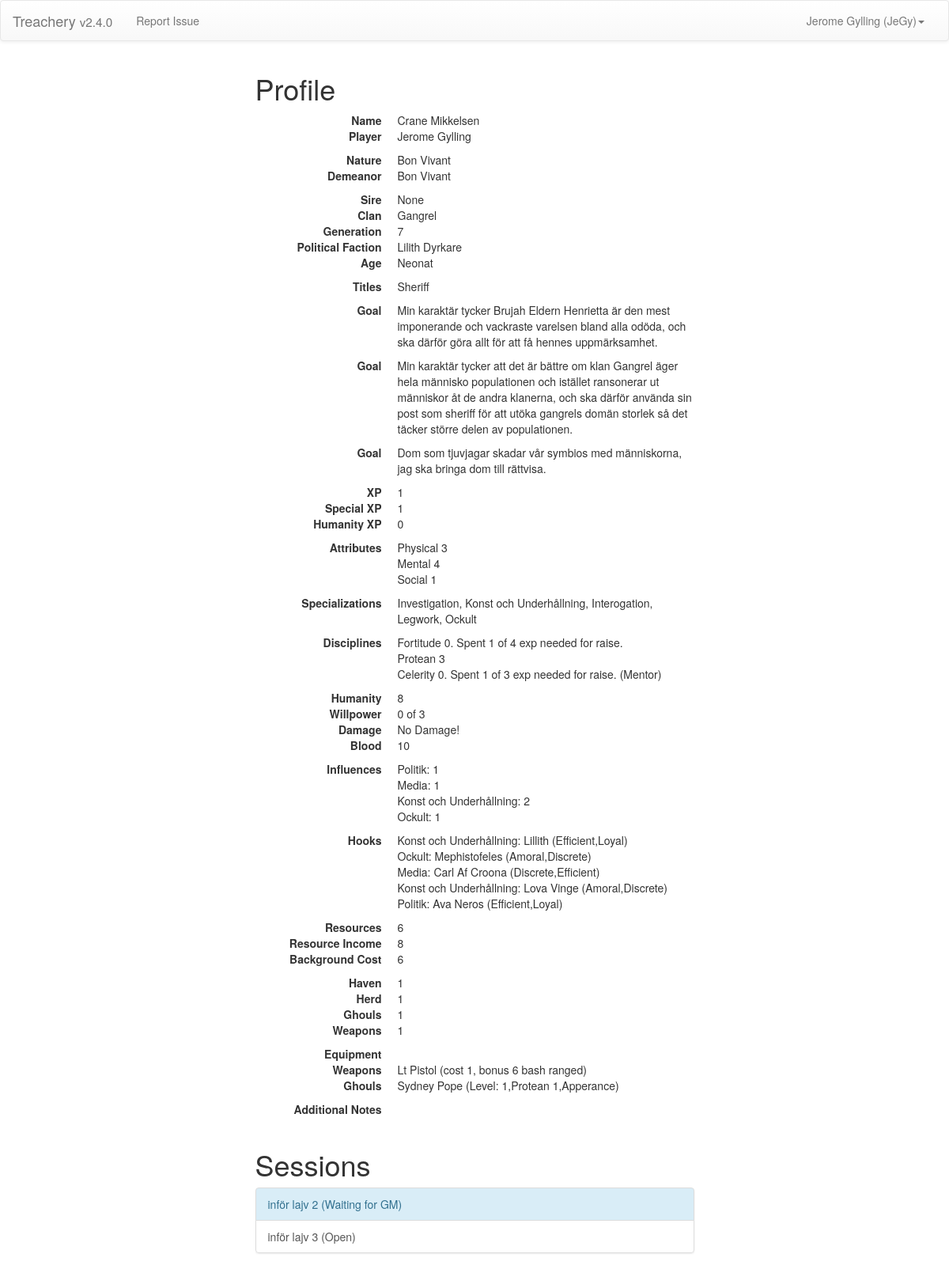
/ (signed in), run on an earlier commit of the app's database.
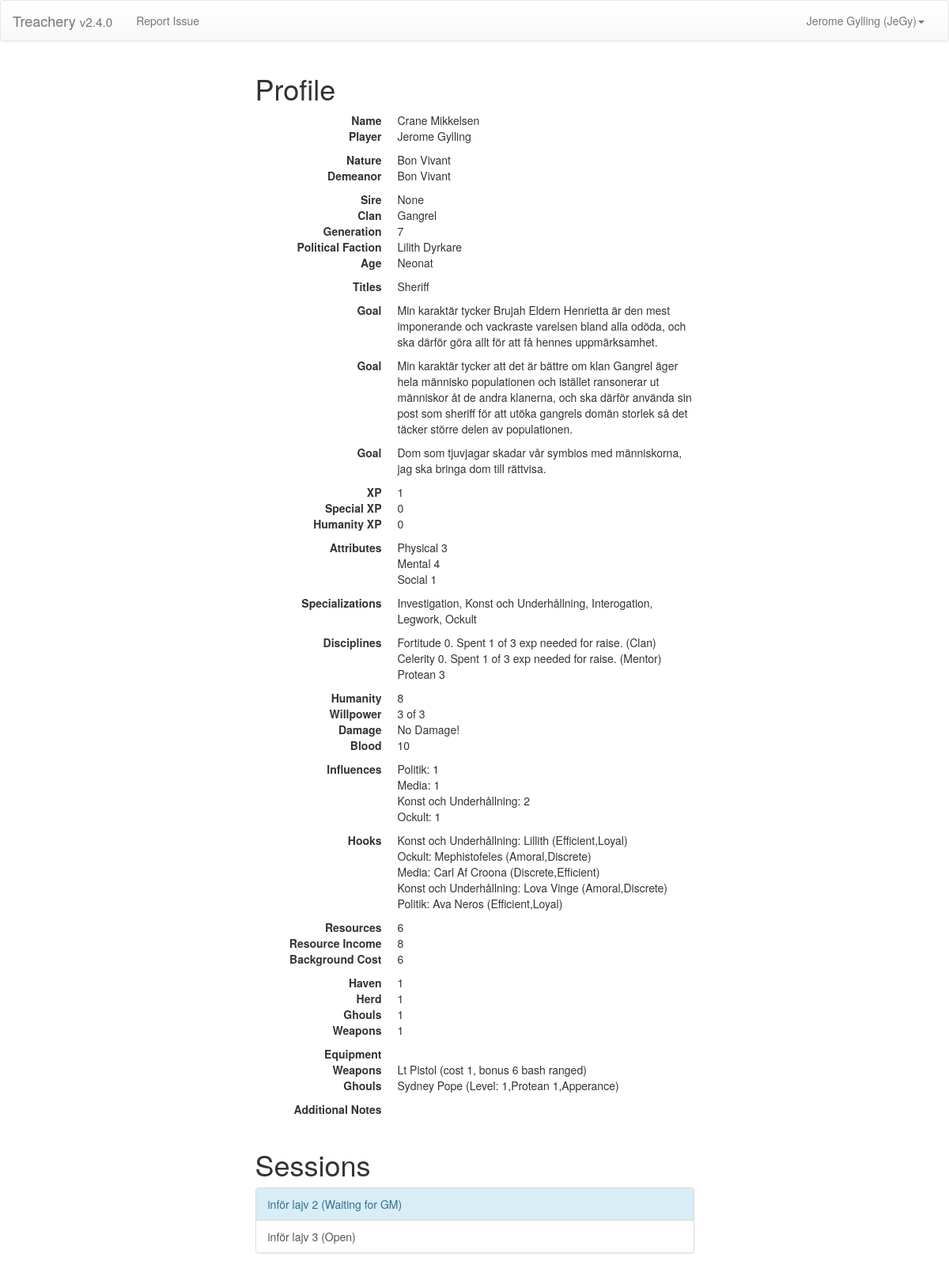
And on a later commit of the database.
### players/models.py (models this page shows, shortened)
class Character(Model):
    name = CharField(max_length=200)
    user = OneToOneField(
                        User,
                        related_name='character',
                        blank=True,
                        null=True)
    nature  = ForeignKey(Nature,related_name='+')
    demeanor= ForeignKey(Nature,related_name='+')
    sire    = ForeignKey('Character',blank=True,null=True)
    clan    = ForeignKey(Clan,blank=True,null=True)
    generation = PositiveIntegerField(default=13)
    age     = ForeignKey(Age)
    titles  = ManyToManyField(Title, blank=True)
    open_goal1  = TextField(blank=True)
    open_goal2  = TextField(blank=True)
    hidden_goal = TextField(blank=True)
    attributes  = ManyToManyField(AttributeRating,    blank=True)
    specializations = ManyToManyField(Specialization, blank=True)
    disciplines = ManyToManyField(DisciplineRating,   blank=True)
    humanity   = PositiveIntegerField(default=7)
    max_willpower  = PositiveIntegerField(default=0)
    willpower  = PositiveIntegerField(default=0)
    blood      = PositiveIntegerField(default=10)
    bashing = PositiveIntegerField(default=0)
    lethal = PositiveIntegerField(default=0)
    aggravated = PositiveIntegerField(default=0)
    hooks  = ManyToManyField(Hook,  blank=True, related_name='master')
    resources  = PositiveIntegerField(default=0)
    rituals     = ManyToManyField(RitualRating,       blank=True)
    boons  = ManyToManyField(Boon,  blank=True)
    frenzyTriggers = TextField(blank=True)
    relationships = ManyToManyField(Relationship, related_name='master', blank=True)
    canon_fact        = ManyToManyField(CanonFact, blank=True)
    political_faction = ForeignKey(PoliticalFaction, blank=True,null=True)
    concept = TextField(blank=True)
    herd  = PositiveIntegerField(choices=((0,0),(1,1),(2,2),(3,3)),default=0)
    haven = PositiveIntegerField(choices=((0,0),(1,1),(2,2),(3,3)),default=0)
    equipment = ManyToManyField(Equipment, blank=True)
    weapons   = ManyToManyField(Weapon,    blank=True)
    ghouls    = ManyToManyField(Ghoul,     blank=True)
    exp          = PositiveIntegerField(default=0)
    humanity_exp = PositiveIntegerField(default=0)
    special_exp  = PositiveIntegerField(default=0)
    additional_notes = TextField(blank=True)
    def display_disciplines(self):
        disps =  list(self.disciplines.all())
        disps = [disp.display() for disp in disps]
        return "\n".join(disps)
    def display_attributes(self):
        disps =  list(self.attributes.all())
        disps = [disp.display() for disp in disps]
        return "\n".join(disps)
    def get_influences(self):
        return {inf.name:len(self.hooks.filter(influence=inf)) for inf in Influence.objects.all()}
    def resource_income(self):
        ratings = self.get_influences()
        weights = [0, 1, 5, 10]
        income = 0
        for influence, rating in ratings.items():
            income += weights[rating]
        return income
    def get_backgrounds(self):
        ghouls = sum([ghoul.level for ghoul in self.ghouls.all()])
        equipment = len(list(self.equipment.all()))
        weapons = sum([weapon.resources for weapon in self.weapons.all()])
        return  {'haven': self.haven,
                 'herd': self.herd,
                 'ghouls': ghouls,
                 'equipment': equipment,
                 'weapons': weapons}
    def background_to_cost(self,backs):
        if backs < 3:
            return backs
        else:
            return backs * 2 - 2
    def background_cost(self):
        backs = sum([value for key,value in self.get_backgrounds().items()])
        return self.background_to_cost(backs)
    def get_hooks(self):
        return ['{}: {} ({})' .format(h.influence, h.name, toStrList(h.attributes.all()))
             for h in self.hooks.all()]

class DisciplineRating(Model):
    discipline = ForeignKey(Discipline, null=True, blank=True)
    value = PositiveIntegerField(default=1)
    elder_powers = ManyToManyField(ElderPower, blank=True)
    learned = BooleanField(default=False)
    learning = BooleanField(default=False)
    elder_blood = BooleanField(default=False)
    in_clan = BooleanField(default=False)
    mentor = BooleanField(default=False)
    exp = PositiveIntegerField(default=0)
    def __str__(self):
        return '{} {}'.format(self.discipline.name, str(self.value))
    def get_needed(self):
        needed = DISPLINE_TABLE[self.value]
        bonus = []
        if self.elder_blood:
            needed -= 1
            bonus += ["Elder Blood"]
        if self.in_clan:
            needed -= 1
            bonus += ["Clan"]
        if self.mentor:
            needed -= 1
            bonus += ["Mentor"]
        bonus = ','.join(bonus)
        if bonus != "":
           bonus = "({})".format(bonus)
        return {'needed':needed,'bonus':bonus}
    def spending(self):
        if self.learned:
            need = self.get_needed()
            return ". Spent {} of {} exp needed for raise. {}"\
             .format(self.exp,need['needed'],need['bonus'])
        else:
            return ""
    def display(self):
        return '{} {}{}'.format(self.discipline.name, self.value,self.spending())

class Discipline(Model):
    name = CharField(max_length=200)

class Nature(Model):
    name = CharField(max_length=200)
    def __str__(self):
        return self.name

class Clan(Model):
    name = CharField(max_length=200)
    theme = TextField(blank=True)
    clan_disciplines = ManyToManyField(Discipline, blank=True)
    def __str__(self):
        return self.name

class PoliticalFaction(Model):
    name = CharField(max_length=200)
    description = TextField(blank=True)
    def __str__(self):
        return self.name

class Age(Model):
    name = CharField(max_length=200)
    action_options = ManyToManyField(ActionOption, blank=True)
    def __str__(self):
        return self.name

class Title(Model):
    name = CharField(max_length=200)
    action_options = ManyToManyField(ActionOption, blank=True)
    def __str__(self):
        return self.name

class AttributeRating(Model):
    attribute = ForeignKey(Attribute, null=True, blank=True)
    learned = BooleanField(default=False)
    learning = BooleanField(default=False)
    elder_blood = BooleanField(default=False)
    mentor = BooleanField(default=False)
    value = PositiveIntegerField(default=1)
    exp = PositiveIntegerField(default=0)
    def spending(self):
        if self.learned:
            need = self.get_needed()
            return ". Spent {} of {} exp needed for raise. {}"\
             .format(self.exp,need['needed'],need['bonus'])
        else:
            return ""
    def display(self):
        return '{} {}{}'.format(self.attribute.name, self.value,self.spending())

class Attribute(Model):
    name = CharField(max_length=200)

class Specialization(Model):
    name = CharField(max_length=200)
    def __str__(self):
        return self.name

class Hook(Model):
    name = CharField(max_length=200)
    concept = CharField(max_length=200,blank=True)
    influence = ForeignKey(Influence)
    attributes = ManyToManyField(HookAttribute,blank=True)
    def __master__(self):
        try:
            master = Character.objects.filter(hooks__name = self.name)[0].name
            print (str(master))
        except IndexError:
            master = ""
        return master
    __master__.admin_order_field = 'master__name'

class HookAttribute(Model):
    name = CharField(max_length=200)
    def __str__(self):
        return self.name

class Influence(Model):
    name = CharField(max_length=200)
    def __str__(self):
        return self.name

class Ghoul(Model):
  name = CharField(max_length=200)
  level = PositiveIntegerField(choices=((1,1),(2,2),(3,3)),default=1)
  hook = OneToOneField(Hook,blank=True,null=True)
  disciplines = ManyToManyField(DisciplineRating, blank=True)
  specializations = ManyToManyField(Specialization, blank=True)
  def __str__(self):
        return '{} (Level: {},{},{}) ' .format(
            self.name,
            self.level,
            toStrList(self.disciplines.all()),
            toStrList(self.specializations.all()))

class Weapon(Model):
    name = CharField(max_length=200)
    mod = PositiveIntegerField()
    damage_types = (("bash","bash"),("lethal","lethal"),("aggrevated","aggrevated"))
    damage_type = CharField(max_length=200,choices = damage_types)
    resources = PositiveIntegerField()
    ranged = BooleanField(default=False)
    def __str__(self):
        return '{} (cost {}, bonus {} {} {})'.format(
            self.name,
            self.resources,
            self.mod,
            self.damage_type,
            "ranged" if self.ranged else ""
            )

### players/views.py (the view)
@login_required
@user_passes_test(lambda u: not u.is_superuser, login_url='/gm/')
def profile(request):
    if not hasattr(request.user,'character'):
       return redirect('make character')
    session_state = []
    for session in Session.objects.order_by('name').all():
        state = session.resolved_state(request.user.character)
        session_state.append({'state': state, 'session': session})
    print (request.user.character.background_cost())
    return render(request, 'profile.html',
                  {'character': request.user.character,
                   'session_list': session_state})

### players/models.py (called while the page is built)
def toStrList(qrySet):
    return ','.join(map(str,list(qrySet)))

    def resolved_state(self, character):
        state = RESOLVED
        actions = list(Action.objects.filter(character=character,
                                             session=self))
        actions.extend(list(Feeding.objects.filter(character=character,
                                                   session=self)))
        if len(actions) == 0:
            return NO_ACTIONS
        for a in actions:
            if a.resolved == PENDING:
                return a.resolved
            elif a.resolved == UNRESOLVED:
                state = UNRESOLVED
        return state

### players/templatetags/player_extras.py (called while the page is built)
@register.filter
def session_resolved_state_color(s):
    state = s['state']
    session = s['session']
    if session.is_open:
        return ''
    else:
        if state == models.RESOLVED:
            return 'list-group-item-success'
        elif state == models.UNRESOLVED:
            return 'list-group-item-info'
        elif state == models.PENDING:
            return 'list-group-item-warning'
        elif state == models.NO_ACTIONS:
            return ''

@register.simple_tag
def app_version():
    return settings.APP_VERISON

### players/templates/profile.html
{% extends "base.html" %}
{% block content %}
  <div class="row">
    <div class="col-md-offset-3 col-md-6">
      <h1>Profile</h1>
    </div>
  </div>
  {% include "elements/profile_element.html" %}
  <div class="row">
    <div class="col-md-offset-3 col-md-6">
      <h1>Sessions</h1>
      {% include "elements/session_list.html" %}
    </div>
  </div>
{% endblock %}

### players/templates/elements/profile_element.html (shortened to what this page needs)
<div class="row">
  <div class="col-md-offset-3 col-md-6">
    <dl class="dl-horizontal">
      <dt>Name</dt>
      <dd>{{ character.name }}</dd>
      <dt>Player</dt>
      <dd>
      {% if character.user.first_name %}
        {{character.user.first_name}} {{character.user.last_name}}
      {% else %}
        {{character.user}}
      {% endif%}
      </dd>
      <dt>Nature</dt>
      <dd>{{ character.nature }}</dd>
      <dt>Demeanor</dt>
      <dd>{{ character.demeanor }}</dd>
      <dt>Sire</dt>
      <dd>{{ character.sire }}</dd>
      <dt>Clan</dt>
      <dd>{{character.clan}}</dd>
      <dt>Generation</dt>
      <dd>{{character.generation}}</dd>
      <dt>Political Faction</dt>
      <dd>{{character.political_faction}}</dd>
      <dt>Age</dt>
      <dd>{{character.age}}</dd>
      <dt>Titles</dt>
      <dd>{{ character.titles.all|join:", " }}</dd>
      <dt>Goal</dt>
      <dd>{{character.open_goal1}}</dd>
      <dt>Goal</dt>
      <dd>{{character.open_goal2}}</dd>
      <dt>Goal</dt>
      <dd>{{character.hidden_goal}}</dd>
      <dt>XP</dt>
      <dd>{{character.exp}}</dd>
      <dt>Special XP</dt>
      <dd>{{character.special_exp}}</dd>
      <dt>Humanity XP</dt>
      <dd>{{character.humanity_exp}}</dd>
      <dt>Attributes</dt>
      <dd>{{ character.display_attributes|linebreaks }}</dd>
      <dt>Specializations</dt>
      <dd>{{ character.specializations.all|join:", " }}</dd>
      <dt>Disciplines</dt>
      <dd>{{ character.display_disciplines|linebreaks }}</dd>
      <dt>Humanity</dt>
      <dd>{{ character.humanity}}</dd>
      <dt>Willpower</dt>
      <dd>{{ character.willpower}} of {{ character.max_willpower}}</dd>
      <dt>Damage</dt>
      <dd>
          {% if not character.bashing and not character.lethal and not character.aggravated %}
            No Damage!
          {% endif %}
          </dd>
      <dt>Blood</dt>
      <dd>{{ character.blood}}</dd>
      <dt>Influences</dt>
          {% for influence, rating in character.get_influences.items %}
            {% if rating > 0 %} <dd> {{influence}}: {{rating}}</dd> {% endif %}
          {% endfor %}
      <dt>Hooks</dt>
      <dd>  {{ character.get_hooks | join:"<br>" }} </dd>
      <dt>Resources</dt>
      <dd>{{ character.resources}}</dd>
      <dt>Resource Income</dt>
      <dd>{{character.resource_income}}</dd>
      <dt>Background Cost</dt>
      <dd>{{character.background_cost}}</dd>
          {% for background, rating in character.get_backgrounds.items %}
            {% if rating > 0 %} <dt> {{background|title}}</dt><dd> {{rating}}</dd> {% endif %}
          {% endfor %}
      <dt>Equipment</dt> <dd>
           </dd>
      <dt>Weapons</dt>
        <dd>  {% for weap in character.weapons.all %}
              {{weap}}
          {% endfor %} </dd>
      <dt>Ghouls</dt>
      <dd>
          {{ character.ghouls.all|join:"<br>" }}
          </dd>
      <dt>Additional Notes</dt>
      <dd>{{character.additional_notes}}</dd>
    </dl>
  </div>
</div>

What changed in the data, as far as the page shows it:
changed Character "Crane Mikkelsen": special_exp "1" → "0"; display_disciplines "Fortitude 0. Spent 1 of 4 exp needed for raise. Protean 3 Celerity 0. Spent 1 of 3 exp needed for raise. (Mentor)" → "Fortitude 0. Spent 1 of 3 exp needed for raise. (Clan) Celerity 0. Spent 1 of 3 exp needed for raise. (Mentor) Protean 3"; willpower "0" → "3"
